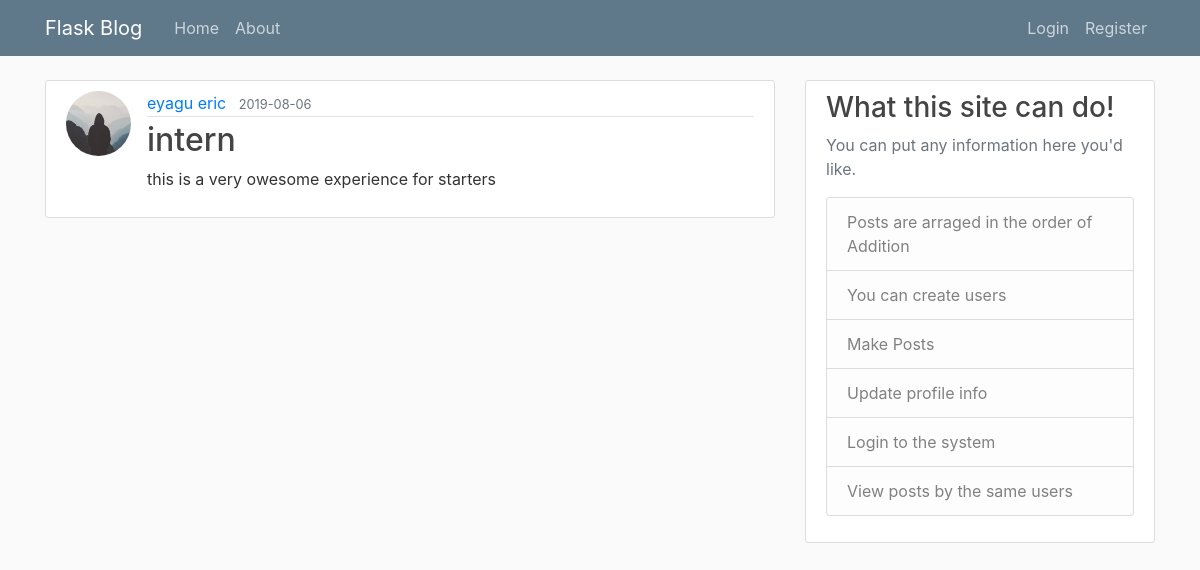
Screenshot of /post/2 with the database file from the repository.
### flaskblog/models.py (models this page shows, shortened)
class User(db.Model, UserMixin):
    id = db.Column(db.Integer, primary_key=True)
    username = db.Column(db.String(20), unique=True, nullable=False)
    email = db.Column(db.String(120), unique=True, nullable=False)
    image_file = db.Column(db.String(20), nullable=False, default='default.jpg')
    password = db.Column(db.String(60), nullable=False)
    posts = db.relationship('Post', backref='author', lazy=True)

class Post(db.Model):
    id = db.Column(db.Integer, primary_key=True)
    title = db.Column(db.String(100), nullable=False)
    date_posted = db.Column(db.DateTime, nullable=False, default=datetime.utcnow)
    content = db.Column(db.Text, nullable=False)
    user_id = db.Column(db.Integer, db.ForeignKey('user.id'), nullable=False)

### flaskblog/routes.py (the view)
@app.route("/post/<int:post_id>")
def post(post_id):
    post = Post.query.get_or_404(post_id)
    return render_template('post.html', title=post.title, post=post)

### flaskblog/templates/post.html (shortened to what this page needs)
{% extends "layout.html" %}
{% block content %}
  <article class="media content-section">
    <img class="rounded-circle article-img" src="{{ url_for('static', filename='profile_pics/' + post.author.image_file) }}">
    <div class="media-body">
      <div class="article-metadata">
        <a class="mr-2" href="{{ url_for('user_posts', username=post.author.username) }}">{{ post.author.username }}</a>
        <small class="text-muted">{{ post.date_posted.strftime('%Y-%m-%d') }}</small>
      </div>
      <h2 class="article-title">{{ post.title }}</h2>
      <p class="article-content">{{ post.content }}</p>
    </div>
  </article>
{% endblock content %}

### flaskblog/static/main.css (style rules this page uses)
body { background: #fafafa; color: #333333; margin-top: 5rem; }
h1, h2, h3, h4, h5, h6 { color: #444444; }
.content-section { background: #ffffff; padding: 10px 20px; border: 1px solid #dddddd; border-radius: 3px; margin-bottom: 20px; }
.article-title { color: #444444; }
.article-content { white-space: pre-line; }
.article-img { height: 65px; width: 65px; margin-right: 16px; }
.article-metadata { padding-bottom: 1px; margin-bottom: 4px; border-bottom: 1px solid #e3e3e3 }

### rows the page displays
User: image_file (placeholder picture), author.username "eyagu eric"
Post: date_posted "2019-08-06", title "intern", content "this is a very owesome experience for starters"
